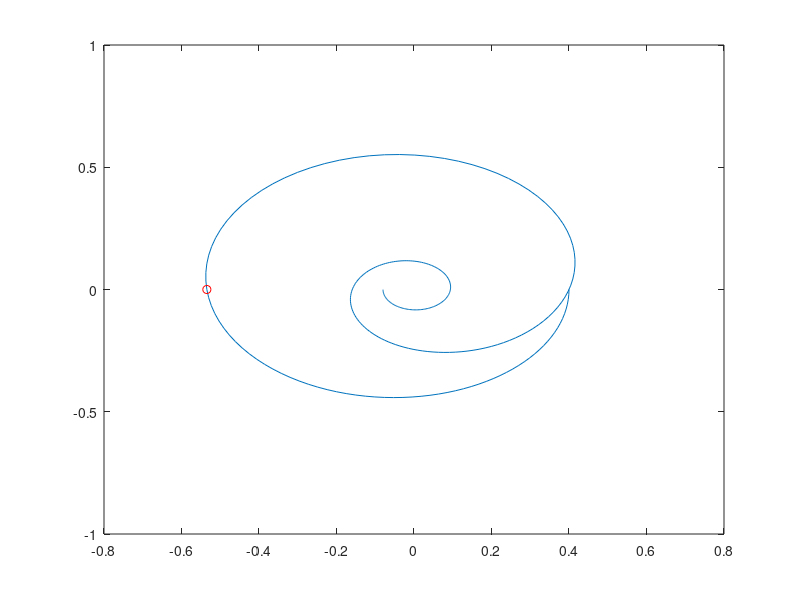

MATLAB code for this plot:
clear all; close all;
w=0:0.01:pi;
z=exp(-1i*w);
G=0.2*z.^5./(1-z+0.5*z.^2);
plot(real(G),imag(G));
hold on;
plot(-0.8:0.01:0.6,0,'b-');
plot(0,-0.8:0.01:0.8,'b-');
plot(-0.5346,0,'ro')
hold off;